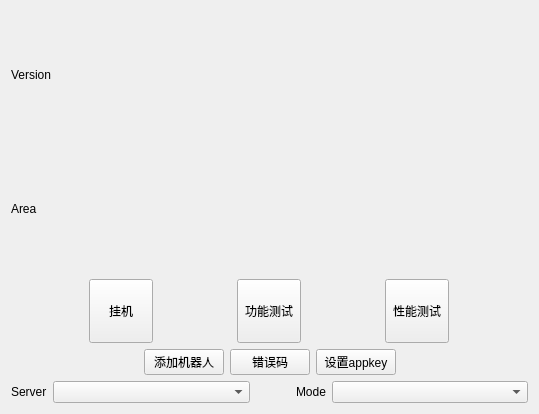
<?xml version="1.0" encoding="UTF-8"?>
<ui version="4.0">
 <class>MainWidget</class>
 <widget class="QWidget" name="MainWidget">
  <property name="geometry">
   <rect>
    <x>0</x>
    <y>0</y>
    <width>539</width>
    <height>414</height>
   </rect>
  </property>
  <property name="windowTitle">
   <string>Form</string>
  </property>
  <layout class="QVBoxLayout" name="verticalLayout_2">
   <item>
    <layout class="QVBoxLayout" name="verticalLayout">
     <item>
      <widget class="QLabel" name="label_version">
       <property name="text">
        <string>Version</string>
       </property>
      </widget>
     </item>
     <item>
      <widget class="QLabel" name="label_appkey">
       <property name="text">
        <string>Area</string>
       </property>
      </widget>
     </item>
    </layout>
   </item>
   <item>
    <layout class="QHBoxLayout" name="horizontalLayout">
     <item>
      <widget class="QToolButton" name="toolButton_stable">
       <property name="sizePolicy">
        <sizepolicy hsizetype="Fixed" vsizetype="Fixed">
         <horstretch>0</horstretch>
         <verstretch>0</verstretch>
        </sizepolicy>
       </property>
       <property name="minimumSize">
        <size>
         <width>64</width>
         <height>64</height>
        </size>
       </property>
       <property name="text">
        <string>挂机</string>
       </property>
      </widget>
     </item>
     <item>
      <widget class="QToolButton" name="toolButton_funcitons">
       <property name="sizePolicy">
        <sizepolicy hsizetype="Fixed" vsizetype="Fixed">
         <horstretch>0</horstretch>
         <verstretch>0</verstretch>
        </sizepolicy>
       </property>
       <property name="maximumSize">
        <size>
         <width>64</width>
         <height>64</height>
        </size>
       </property>
       <property name="text">
        <string>功能测试</string>
       </property>
      </widget>
     </item>
     <item>
      <widget class="QToolButton" name="toolButton_perftest">
       <property name="sizePolicy">
        <sizepolicy hsizetype="Fixed" vsizetype="Fixed">
         <horstretch>0</horstretch>
         <verstretch>0</verstretch>
        </sizepolicy>
       </property>
       <property name="maximumSize">
        <size>
         <width>64</width>
         <height>64</height>
        </size>
       </property>
       <property name="text">
        <string>性能测试</string>
       </property>
      </widget>
     </item>
    </layout>
   </item>
   <item>
    <layout class="QHBoxLayout" name="horizontalLayout_2">
     <item>
      <spacer name="horizontalSpacer_3">
       <property name="orientation">
        <enum>Qt::Horizontal</enum>
       </property>
       <property name="sizeHint" stdset="0">
        <size>
         <width>40</width>
         <height>20</height>
        </size>
       </property>
      </spacer>
     </item>
     <item>
      <widget class="QPushButton" name="btn_add_robots">
       <property name="text">
        <string>添加机器人</string>
       </property>
      </widget>
     </item>
     <item>
      <widget class="QPushButton" name="btn_errorcode">
       <property name="text">
        <string>错误码</string>
       </property>
      </widget>
     </item>
     <item>
      <widget class="QPushButton" name="btn_appkey_setting">
       <property name="text">
        <string>设置appkey</string>
       </property>
      </widget>
     </item>
     <item>
      <spacer name="horizontalSpacer_2">
       <property name="orientation">
        <enum>Qt::Horizontal</enum>
       </property>
       <property name="sizeHint" stdset="0">
        <size>
         <width>40</width>
         <height>20</height>
        </size>
       </property>
      </spacer>
     </item>
    </layout>
   </item>
   <item>
    <layout class="QHBoxLayout" name="horizontalLayout_3" stretch="0,1,0,0,1">
     <item>
      <widget class="QLabel" name="label_zone">
       <property name="sizePolicy">
        <sizepolicy hsizetype="Minimum" vsizetype="Preferred">
         <horstretch>0</horstretch>
         <verstretch>0</verstretch>
        </sizepolicy>
       </property>
       <property name="text">
        <string>Server</string>
       </property>
       <property name="alignment">
        <set>Qt::AlignJustify|Qt::AlignVCenter</set>
       </property>
      </widget>
     </item>
     <item>
      <widget class="QComboBox" name="zone_comboBox"/>
     </item>
     <item>
      <spacer name="horizontalSpacer">
       <property name="orientation">
        <enum>Qt::Horizontal</enum>
       </property>
       <property name="sizeType">
        <enum>QSizePolicy::Minimum</enum>
       </property>
       <property name="sizeHint" stdset="0">
        <size>
         <width>40</width>
         <height>20</height>
        </size>
       </property>
      </spacer>
     </item>
     <item>
      <widget class="QLabel" name="label">
       <property name="text">
        <string>Mode</string>
       </property>
      </widget>
     </item>
     <item>
      <widget class="QComboBox" name="mode_comboBox"/>
     </item>
    </layout>
   </item>
  </layout>
 </widget>
 <resources/>
 <connections/>
</ui>
